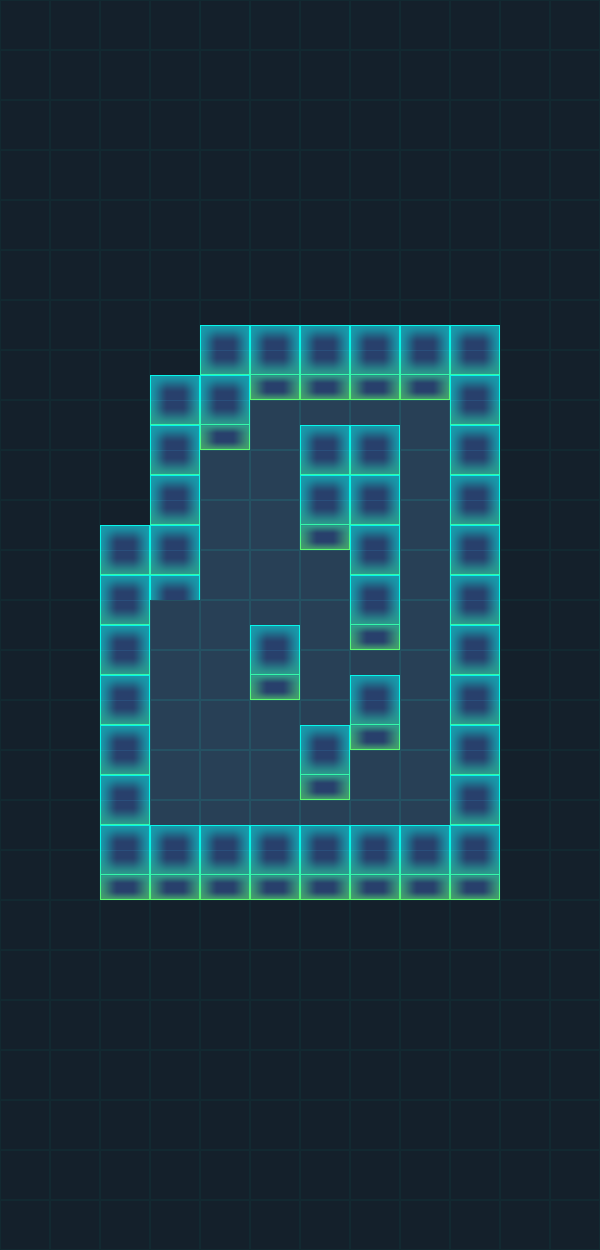

A 2D game scene composited from a Tiled map and its tileset images. What follows is a short description and the map's XML, with every tile layer's data as written:
An orthogonal 12x25 tile map with 50x50 px tiles, 4 tile layers (BG, WallBottom, Play, WallUp) and 7 objects (Hero, M1, M2, End).

<map version="1.0" orientation="orthogonal" renderorder="right-down" width="12" height="25" tilewidth="50" tileheight="50" nextobjectid="24">
 <tileset firstgid="1" source="tiles.tsx" />
 <layer name="BG" width="12" height="25">
  <data encoding="csv">
6,6,6,6,6,6,6,6,6,6,6,6,
6,6,6,6,6,6,6,6,6,6,6,6,
6,6,6,6,6,6,6,6,6,6,6,6,
6,6,6,6,6,6,6,6,6,6,6,6,
6,6,6,6,6,6,6,6,6,6,6,6,
6,6,6,6,6,6,6,6,6,6,6,6,
6,6,6,6,6,6,6,6,6,6,6,6,
6,6,6,6,6,6,6,6,6,6,6,6,
6,6,6,6,6,5,5,5,5,6,6,6,
6,6,6,6,5,5,6,6,5,6,6,6,
6,6,6,6,5,5,6,6,5,6,6,6,
6,6,6,6,5,5,5,6,5,6,6,6,
6,6,6,5,5,5,5,6,5,6,6,6,
6,6,6,5,5,6,5,5,5,6,6,6,
6,6,6,5,5,5,5,6,5,6,6,6,
6,6,6,5,5,5,6,5,5,6,6,6,
6,6,6,5,5,5,5,5,5,6,6,6,
6,6,6,6,6,6,6,6,6,6,6,6,
6,6,6,6,6,6,6,6,6,6,6,6,
6,6,6,6,6,6,6,6,6,6,6,6,
6,6,6,6,6,6,6,6,6,6,6,6,
6,6,6,6,6,6,6,6,6,6,6,6,
6,6,6,6,6,6,6,6,6,6,6,6,
6,6,6,6,6,6,6,6,6,6,6,6,
6,6,6,6,6,6,6,6,6,6,6,6
</data>
 </layer>
 <layer name="WallBottom" width="12" height="25">
  <data encoding="csv">
0,0,0,0,0,0,0,0,0,0,0,0,
0,0,0,0,0,0,0,0,0,0,0,0,
0,0,0,0,0,0,0,0,0,0,0,0,
0,0,0,0,0,0,0,0,0,0,0,0,
0,0,0,0,0,0,0,0,0,0,0,0,
0,0,0,0,0,0,0,0,0,0,0,0,
0,0,0,0,3,3,3,3,3,3,0,0,
0,0,0,3,4,2,2,2,2,4,0,0,
0,0,0,4,2,0,0,0,0,4,0,0,
0,0,0,4,0,0,4,4,0,4,0,0,
0,0,3,4,0,0,2,4,0,4,0,0,
0,0,4,4,0,0,0,4,0,4,0,0,
0,0,4,0,0,0,0,2,0,4,0,0,
0,0,4,0,0,2,0,0,0,4,0,0,
0,0,4,0,0,0,0,2,0,4,0,0,
0,0,4,0,0,0,2,0,0,4,0,0,
0,0,4,0,0,0,0,0,0,4,0,0,
0,0,2,2,2,2,2,2,2,2,0,0,
0,0,0,0,0,0,0,0,0,0,0,0,
0,0,0,0,0,0,0,0,0,0,0,0,
0,0,0,0,0,0,0,0,0,0,0,0,
0,0,0,0,0,0,0,0,0,0,0,0,
0,0,0,0,0,0,0,0,0,0,0,0,
0,0,0,0,0,0,0,0,0,0,0,0,
0,0,0,0,0,0,0,0,0,0,0,0
</data>
 </layer>
 <objectgroup name="Star">
  <object id="5" x="406.667" y="411" width="31.6667" height="34" />
  <object id="16" x="209.333" y="708.666" width="29.3333" height="25.3333" />
  <object id="17" x="312.334" y="565" width="26.6667" height="28" />
 </objectgroup>
 <objectgroup name="Coin" />
 <objectgroup name="Actor">
  <object id="1" name="Hero" x="168" y="621" width="8.333" height="10">
   <ellipse />
  </object>
  <object id="2" name="M1" x="369.667" y="78.3333" width="10" height="10">
   <ellipse />
  </object>
  <object id="3" name="M2" x="467" y="83" width="10" height="10">
   <ellipse />
  </object>
  <object id="15" name="End" x="219" y="566.333" width="10" height="10">
   <ellipse />
  </object>
 </objectgroup>
 <layer name="Play" width="12" height="25">
  <data encoding="csv">
0,0,0,0,0,0,0,0,0,0,0,0,
0,0,0,0,0,0,0,0,0,0,0,0,
0,0,0,0,0,0,0,0,0,0,0,0,
0,0,0,0,0,0,0,0,0,0,0,0,
0,0,0,0,0,0,0,0,0,0,0,0,
0,0,0,0,0,0,0,0,0,0,0,0,
0,0,0,0,0,0,0,0,0,0,0,0,
0,0,0,0,0,0,0,0,0,0,0,0,
0,0,0,0,0,0,0,0,0,0,0,0,
0,0,0,0,0,0,0,0,0,0,0,0,
0,0,0,0,0,0,0,0,0,0,0,0,
0,0,0,0,0,0,0,0,0,0,0,0,
0,0,0,0,0,0,0,0,0,0,0,0,
0,0,0,0,0,0,0,0,0,0,0,0,
0,0,0,0,0,0,0,0,0,0,0,0,
0,0,0,0,0,0,0,0,0,0,0,0,
0,0,0,0,0,0,0,0,0,0,0,0,
0,0,0,0,0,0,0,0,0,0,0,0,
0,0,0,0,0,0,0,0,0,0,0,0,
0,0,0,0,0,0,0,0,0,0,0,0,
0,0,0,0,0,0,0,0,0,0,0,0,
0,0,0,0,0,0,0,0,0,0,0,0,
0,0,0,0,0,0,0,0,0,0,0,0,
0,0,0,0,0,0,0,0,0,0,0,0,
0,0,0,0,0,0,0,0,0,0,0,0
</data>
 </layer>
 <layer name="WallUp" width="12" height="25">
  <data encoding="csv">
0,0,0,0,0,0,0,0,0,0,0,0,
0,0,0,0,0,0,0,0,0,0,0,0,
0,0,0,0,0,0,0,0,0,0,0,0,
0,0,0,0,0,0,0,0,0,0,0,0,
0,0,0,0,0,0,0,0,0,0,0,0,
0,0,0,0,0,0,0,0,0,0,0,0,
0,0,0,0,0,0,0,0,0,0,0,0,
0,0,0,0,0,0,0,0,0,0,0,0,
0,0,0,0,0,0,1,1,0,0,0,0,
0,0,0,0,0,0,0,0,0,0,0,0,
0,0,0,0,0,0,0,0,0,0,0,0,
0,0,0,0,0,0,0,0,0,0,0,0,
0,0,0,0,0,1,0,0,0,0,0,0,
0,0,0,0,0,0,0,1,0,0,0,0,
0,0,0,0,0,0,1,0,0,0,0,0,
0,0,0,0,0,0,0,0,0,0,0,0,
0,0,0,1,1,1,1,1,1,0,0,0,
0,0,0,0,0,0,0,0,0,0,0,0,
0,0,0,0,0,0,0,0,0,0,0,0,
0,0,0,0,0,0,0,0,0,0,0,0,
0,0,0,0,0,0,0,0,0,0,0,0,
0,0,0,0,0,0,0,0,0,0,0,0,
0,0,0,0,0,0,0,0,0,0,0,0,
0,0,0,0,0,0,0,0,0,0,0,0,
0,0,0,0,0,0,0,0,0,0,0,0
</data>
 </layer>
</map>
